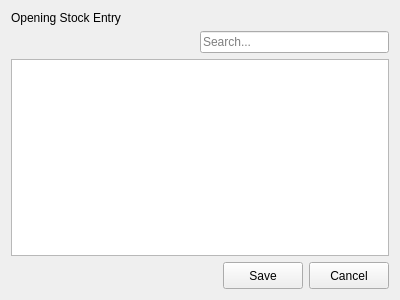
<?xml version="1.0" encoding="UTF-8"?>
<ui version="4.0">
 <class>SalesInventoryOpening</class>
 <widget class="QWidget" name="SalesInventoryOpening">
  <property name="geometry">
   <rect>
    <x>0</x>
    <y>0</y>
    <width>400</width>
    <height>300</height>
   </rect>
  </property>
  <property name="windowTitle">
   <string>Form</string>
  </property>
  <layout class="QVBoxLayout" name="verticalLayout">
   <item>
    <widget class="QLabel" name="label">
     <property name="text">
      <string>Opening Stock Entry</string>
     </property>
    </widget>
   </item>
   <item>
    <layout class="QHBoxLayout" name="horizontalLayout_2">
     <item>
      <spacer name="horizontalSpacer_2">
       <property name="orientation">
        <enum>Qt::Horizontal</enum>
       </property>
       <property name="sizeHint" stdset="0">
        <size>
         <width>40</width>
         <height>20</height>
        </size>
       </property>
      </spacer>
     </item>
     <item>
      <widget class="QLineEdit" name="lineEdit">
       <property name="placeholderText">
        <string>Search...</string>
       </property>
      </widget>
     </item>
    </layout>
   </item>
   <item>
    <widget class="QTableWidget" name="tableWidget"/>
   </item>
   <item>
    <layout class="QHBoxLayout" name="horizontalLayout">
     <item>
      <spacer name="horizontalSpacer">
       <property name="orientation">
        <enum>Qt::Horizontal</enum>
       </property>
       <property name="sizeHint" stdset="0">
        <size>
         <width>40</width>
         <height>20</height>
        </size>
       </property>
      </spacer>
     </item>
     <item>
      <widget class="QPushButton" name="pushButton">
       <property name="minimumSize">
        <size>
         <width>80</width>
         <height>27</height>
        </size>
       </property>
       <property name="text">
        <string>Save</string>
       </property>
      </widget>
     </item>
     <item>
      <widget class="QPushButton" name="pushButton_2">
       <property name="minimumSize">
        <size>
         <width>80</width>
         <height>27</height>
        </size>
       </property>
       <property name="text">
        <string>Cancel</string>
       </property>
      </widget>
     </item>
    </layout>
   </item>
  </layout>
 </widget>
 <resources/>
 <connections/>
</ui>
